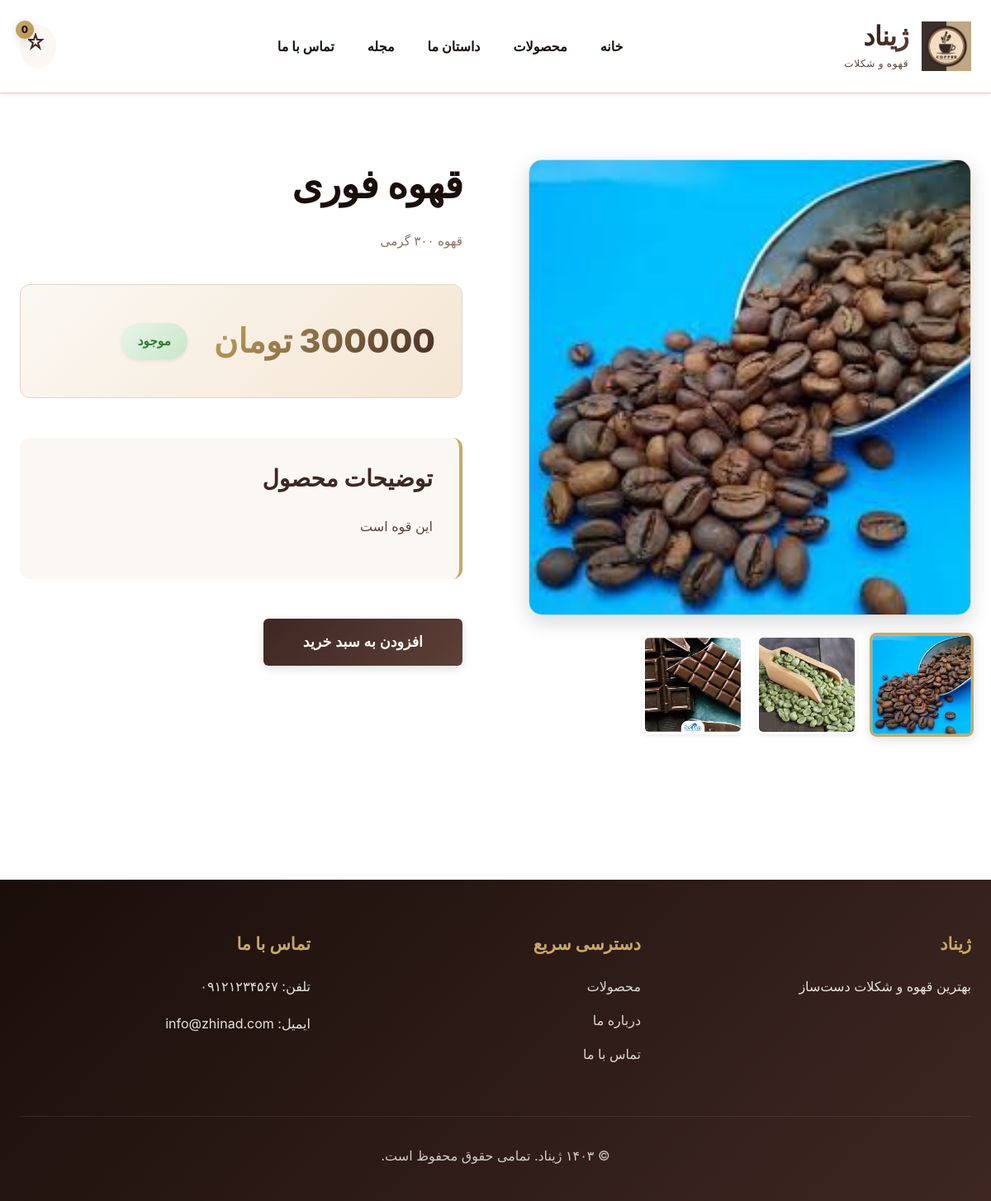
Screenshot of /product/khoh-for/ with the database file from the repository.
### website/models.py (models this page shows, shortened)
class Product(models.Model):
    CATEGORY_CHOICES = [
        ('coffee', 'قهوه'),
        ('chocolate', 'شکلات'),
    ]
    title = models.CharField(max_length=200, verbose_name='عنوان')
    slug = models.SlugField(max_length=200, unique=True, blank=True, verbose_name='نامک')
    subtitle = models.CharField(max_length=300, blank=True, verbose_name='زیرعنوان')
    description = models.TextField(verbose_name='توضیحات')
    category = models.CharField(max_length=20, choices=CATEGORY_CHOICES, verbose_name='دسته‌بندی')
    main_image = models.ImageField(upload_to='products/main/', verbose_name='تصویر اصلی')
    price = models.DecimalField(max_digits=10, decimal_places=0, verbose_name='قیمت (تومان)')
    is_active = models.BooleanField(default=True, verbose_name='فعال')
    stock = models.IntegerField(default=0, verbose_name='موجودی')
    created_at = models.DateTimeField(auto_now_add=True, verbose_name='تاریخ ایجاد')
    updated_at = models.DateTimeField(auto_now=True, verbose_name='تاریخ بروزرسانی')
    class Meta:
        verbose_name = 'محصول'
        verbose_name_plural = 'محصولات'
        ordering = ['-created_at']

class ProductImage(models.Model):
    product = models.ForeignKey(Product, related_name='images', on_delete=models.CASCADE, verbose_name='محصول')
    image = models.ImageField(upload_to='products/gallery/', verbose_name='تصویر')
    alt_text = models.CharField(max_length=200, blank=True, verbose_name='متن جایگزین')
    order = models.IntegerField(default=0, verbose_name='ترتیب')
    class Meta:
        verbose_name = 'تصویر محصول'
        verbose_name_plural = 'تصاویر محصولات'
        ordering = ['order']

### website/views.py (the view)
# urls.py: path('product/<slug:slug>/', views.ProductDetailView.as_view(), name='product_detail'),
class ProductDetailView(DetailView):
    model = Product
    template_name = 'website/product_detail.html'
    context_object_name = 'product'
    slug_field = 'slug'
    slug_url_kwarg = 'slug'

### website/templates/website/product_detail.html (shortened to what this page needs)
{% extends 'website/base.html' %}
{% block content %}
<div class="product-detail">
    <div class="container">
        <div class="product-layout">
            <div class="product-images">
                <div class="main-image">
                    {% if product.main_image %}
                    <img src="{{ product.main_image.url }}" alt="{{ product.title }}" id="mainImage">
                    {% endif %}
                </div>
                {% if product.images.all %}
                <div class="image-gallery">
                    <img src="{{ product.main_image.url }}" alt="{{ product.title }}"
                         class="gallery-thumb active" onclick="changeImage(this)">
                    {% for image in product.images.all %}
                    <img src="{{ image.image.url }}" alt="{{ image.alt_text|default:product.title }}"
                         class="gallery-thumb" onclick="changeImage(this)">
                    {% endfor %}
                </div>
                {% endif %}
            </div>
            <div class="product-details">
                <h1 class="product-title">{{ product.title }}</h1>
                {% if product.subtitle %}
                <p class="product-subtitle">{{ product.subtitle }}</p>
                {% endif %}
                <div class="product-price-section">
                    <span class="price">{{ product.price|floatformat:0 }} تومان</span>
                    {% if product.stock > 0 %}
                    <span class="stock-status in-stock">موجود</span>
                    {% else %}
                    <span class="stock-status out-of-stock">ناموجود</span>
                    {% endif %}
                </div>
                <div class="product-description">
                    <h3>توضیحات محصول</h3>
                    <p>{{ product.description|linebreaks }}</p>
                </div>
                {% if product.stock > 0 %}
                <form action="{% url 'website:add_to_cart' product.id %}" method="post" class="add-to-cart-form">
                    <button type="submit" class="btn btn-primary btn-large">افزودن به سبد خرید</button>
                </form>
                {% endif %}
            </div>
        </div>
    </div>
</div>
{% endblock %}

### website/static/website/css/style.css (style rules this page uses)
* { margin: 0; padding: 0; box-sizing: border-box; }
:root { --primary-dark: #1A0E0A; --primary-brown: #3E2723; --medium-brown: #5D4037; --light-brown: #795548; --accent-gold: #C9A961; --cream: #F5E6D3; --warm-white: #FBF8F3; --text-primary: #1A0E0A; --text-secondary: #5D4037; --text-muted: #8D6E63; --bg-primary: #FFFFFF; --bg-secondary: #FBF8F3; --bg-dark: #1A0E0A; --border-light: #E0D5C7; --border-medium: #C9B8A8; --success: #2E7D32; --error: #C62828; --warning: #F57C00; --info: #0277BD; --shadow-sm: 0 2px 4px rgba(26, 14, 10, 0.08); --shadow-md: 0 4px 12px rgba(26, 14, 10, 0.12); --shadow-lg: 0 8px 24px rgba(26, 14, 10, 0.16); --shadow-xl: 0 16px 48px rgba(26, 14, 10, 0.20); --transition-fast: 0.2s ease; --transition-normal: 0.3s ease; --transition-slow: 0.5s ease; }
body { font-family: 'Vazirmatn', -apple-system, BlinkMacSystemFont, 'Segoe UI', sans-serif; color: var(--text-primary); background-color: var(--bg-primary); line-height: 1.8; direction: rtl; text-align: right; font-size: 16px; -webkit-font-smoothing: antialiased; -moz-osx-font-smoothing: grayscale; }
.container { max-width: 1400px; margin: 0 auto; padding: 0 24px; }
img { max-width: 100%; height: auto; display: block; }
h1, h2, h3, h4, h5, h6 { font-weight: 700; line-height: 1.3; margin-bottom: 1.2rem; color: var(--primary-dark); font-family: 'Vazirmatn', serif; }
h1 { font-size: 3rem; letter-spacing: -0.02em; }
h3 { font-size: 1.75rem; }
p { margin-bottom: 1rem; line-height: 1.9; }
.btn { display: inline-block; padding: 14px 32px; border: none; border-radius: 6px; font-size: 1rem; font-weight: 600; cursor: pointer; transition: all var(--transition-normal); text-align: center; font-family: 'Vazirmatn', sans-serif; position: relative; overflow: hidden; }
.btn::before { content: ''; position: absolute; top: 50%; left: 50%; width: 0; height: 0; border-radius: 50%; background: rgba(255, 255, 255, 0.2); transform: translate(-50%, -50%); transition: width 0.6s, height 0.6s; }
.btn-primary { background: linear-gradient(135deg, var(--primary-brown) 0%, var(--medium-brown) 100%); color: var(--warm-white); box-shadow: var(--shadow-md); }
.btn-large { padding: 18px 48px; font-size: 1.1rem; }
.product-title { font-size: 1.4rem; margin-bottom: 0.75rem; color: var(--primary-dark); font-weight: 700; }
.product-subtitle { font-size: 0.95rem; color: var(--text-muted); margin-bottom: 1.25rem; line-height: 1.6; }
.product-detail { padding: 5rem 0; }
.product-layout { display: grid; grid-template-columns: 1fr 1fr; gap: 5rem; }
.product-images { position: sticky; top: 120px; height: fit-content; }
.main-image { border-radius: 16px; overflow: hidden; margin-bottom: 1.5rem; border: 1px solid var(--border-light); box-shadow: var(--shadow-lg); }
.main-image img { width: 100%; height: 550px; object-fit: cover; }
.image-gallery { display: grid; grid-template-columns: repeat(4, 1fr); gap: 1rem; }
.gallery-thumb { border-radius: 8px; cursor: pointer; border: 3px solid transparent; transition: all var(--transition-normal); height: 120px; object-fit: cover; box-shadow: var(--shadow-sm); }
.gallery-thumb:hover, .gallery-thumb.active { border-color: var(--accent-gold); transform: scale(1.05); box-shadow: var(--shadow-md); }
.product-details h1 { font-size: 3rem; margin-bottom: 1.5rem; font-weight: 800; }
.product-price-section { display: flex; align-items: center; gap: 2rem; margin: 2.5rem 0; padding: 2rem; background: linear-gradient(135deg, var(--warm-white) 0%, var(--cream) 100%); border-radius: 12px; border: 1px solid var(--border-light); }
.product-price-section .price { font-size: 2.5rem; font-weight: 800; background: linear-gradient(135deg, var(--accent-gold) 0%, var(--primary-brown) 100%); -webkit-background-clip: text; -webkit-text-fill-color: transparent; background-clip: text; }
.stock-status { padding: 8px 20px; border-radius: 25px; font-size: 0.95rem; font-weight: 700; box-shadow: var(--shadow-sm); }
.in-stock { background: linear-gradient(135deg, #E8F5E9 0%, #C8E6C9 100%); color: var(--success); }
.product-description { margin: 3rem 0; line-height: 2; color: var(--text-secondary); padding: 2rem; background: var(--bg-secondary); border-radius: 12px; border-right: 4px solid var(--accent-gold); }
.product-description h3 { color: var(--primary-brown); margin-bottom: 1.5rem; }
.add-to-cart-form { margin-top: 3rem; }

### rows the page displays
Product: main_image (picture), title "قهوه فوری", subtitle "قهوه ۳۰۰ گرمی", price "300000", description "این قوه است"
ProductImage: image (picture)
ProductImage: image (picture)

### other values shown
{{ request.session.cart|length|default:0 }} "0"
